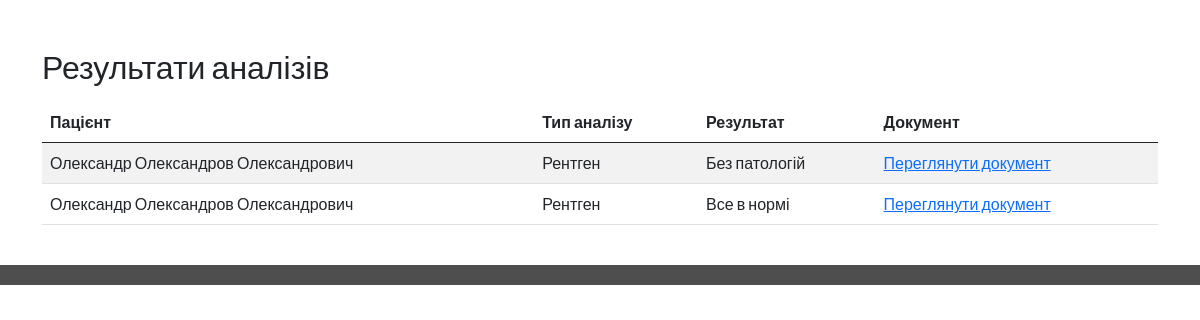
Screenshot of /tests.php (signed in) with the database file from the repository.
### tables this page shows
CREATE TABLE `test_results` (
  `id` int NOT NULL,
  `test_id` int DEFAULT NULL,
  `result` text,
  `document` varchar(255) DEFAULT NULL
);

CREATE TABLE `users` (
  `id` int NOT NULL,
  `login` varchar(100) NOT NULL,
  `name` varchar(100) NOT NULL,
  `sname` varchar(500) NOT NULL,
  `lname` varchar(100) NOT NULL,
  `password` varchar(100) NOT NULL,
  `city` varchar(100) NOT NULL,
  `role` varchar(500) NOT NULL
);

CREATE TABLE `tests` (
  `id` int NOT NULL,
  `user_id` int DEFAULT NULL,
  `doctor_id` int DEFAULT NULL,
  `test_type` varchar(50) DEFAULT NULL,
  `status` varchar(20) DEFAULT NULL
);

### tests.php (the view, shortened to what this page needs)
<?php
$link = mysqli_connect("localhost", "root", "", "likari");
$results_query = "SELECT test_results.id, test_results.test_id, test_results.result, test_results.document, users.name, users.sname, users.lname, tests.test_type
                  FROM test_results
                  JOIN tests ON test_results.test_id = tests.id
                  JOIN users ON tests.user_id = users.id
                  WHERE tests.status = 'проведено'";
$results_result = mysqli_query($link, $results_query);
$results = mysqli_fetch_all($results_result, MYSQLI_ASSOC);
?>
<!DOCTYPE html>
<html lang="en">
<head>
    <link rel="stylesheet" href="style/styles.css">
    <link rel="stylesheet" href="https://use.fontawesome.com/releases/v5.7.2/css/all.css">
    <link href="https://cdn.jsdelivr.net/npm/bootstrap@5.0.2/dist/css/bootstrap.min.css" rel="stylesheet">
    <link href="https://cdn.jsdelivr.net/npm/select2@4.1.0-rc.0/dist/css/select2.min.css" rel="stylesheet" />
</head>
<body>
<div>
    <div mt="150px" class="container">
        <h2 class="mt-5">Результати аналізів</h2>
        <table class="table table-striped mt-3">
            <thead>
            <tr>
                <th>Пацієнт</th>
                <th>Тип аналізу</th>
                <th>Результат</th>
                <th>Документ</th>
            </tr>
            </thead>
            <tbody>
            <?php foreach ($results as $result) {
                echo "<tr>
                        <td>{$result['name']} {$result['sname']} {$result['lname']}</td>
                        <td>{$result['test_type']}</td>
                        <td>{$result['result']}</td>
                        <td><a href='/documents/{$result['document']}' target='_blank'>Переглянути документ</a></td>
                      </tr>";
            } ?>
            </tbody>
        </table>
    </div>
</div>
<footer></footer>
</body>
</html>

### styles.css (style rules this page uses)
* { margin: 0; padding: 0; box-sizing: border-box; font-family: 'Lato', sans-serif; text-decoration: none; color: unset; }
footer { display: grid; grid-gap: 5px; padding: 10px 10%; background-color: #4e4e4e; color: #FFF; bottom: 0; width: 100%; margin-top: 40px; }

### rows the page displays
test_results: users.name "Олександр", users.sname "Олександров", users.lname "Олександрович", test.test_type "Рентген", result "Без патологій"
test_results: users.name "Олександр", users.sname "Олександров", users.lname "Олександрович", test.test_type "Рентген", result "Все в нормі"
